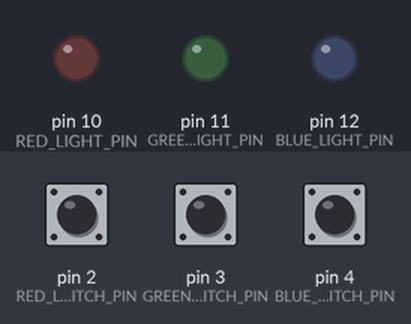
The sketch below on a simulated Arduino Uno, built with avr-gcc and run on an emulated ATmega328P. Shown: output pins drawn as LEDs (lit = HIGH). Inputs (shaded band) come from the test bench; at power-on: pin 2 (RED_LIGHT_SWITCH_PIN) LOW, pin 3 (GREEN_LIGHT_SWITCH_PIN) LOW, pin 4 (BLUE_LIGHT_SWITCH_PIN) LOW.

Above: at 1.2 s.
1.3 s: pin 2 (RED_LIGHT_SWITCH_PIN) pulled HIGH for 0.15 s
At 1.37 s:
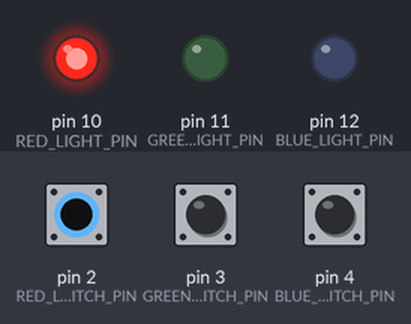
2.9 s: pin 3 (GREEN_LIGHT_SWITCH_PIN) pulled HIGH for 0.15 s
At 2.97 s:
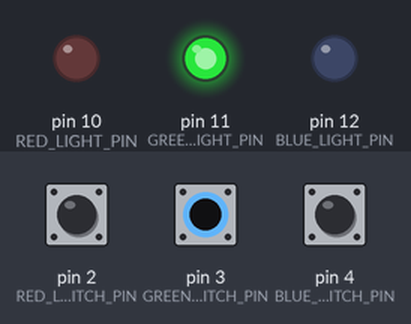
4.5 s: pin 4 (BLUE_LIGHT_SWITCH_PIN) pulled HIGH for 0.15 s
At 4.57 s:
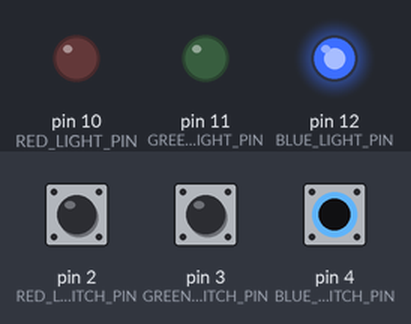
6.1 s: pin 4 (BLUE_LIGHT_SWITCH_PIN) pulled HIGH for 3.2 s
At 9.6 s:
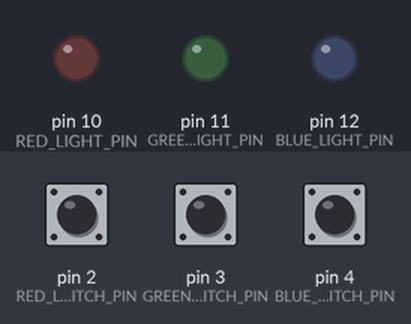
10.8 s: pin 2 (RED_LIGHT_SWITCH_PIN) pulled HIGH for 3.2 s
At 11.9 s:
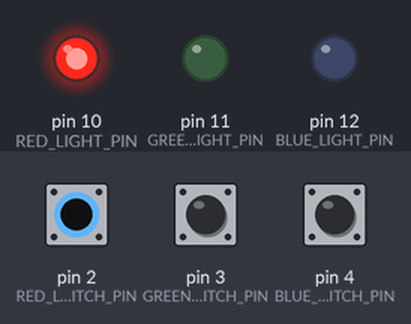
15.5 s: pin 2 (RED_LIGHT_SWITCH_PIN) driven HIGH and pin 3 (GREEN_LIGHT_SWITCH_PIN) driven HIGH
At 16.7 s:
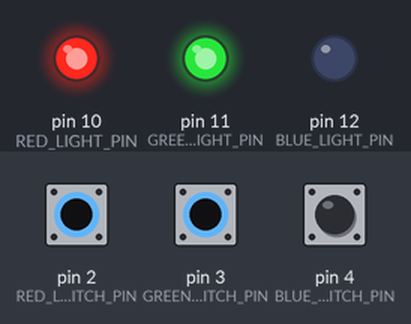
Timing chart, 0 to 18.0 s (numbered marks = the images above; inputs shaded):
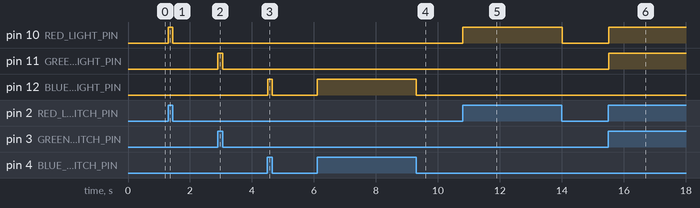

Measured:
- after the input at 1.3 s, pin 10 (RED_LIGHT_PIN): LOW → HIGH at once, → LOW 0.15 s later
- after the input at 2.9 s, pin 11 (GREEN_LIGHT_PIN): LOW → HIGH at once, → LOW 0.15 s later
- after the input at 4.5 s, pin 12 (BLUE_LIGHT_PIN): LOW → HIGH at once, → LOW 0.15 s later
- after the input at 6.1 s, pin 12 (BLUE_LIGHT_PIN): LOW → HIGH at once, → LOW 3.2 s later
- after the input at 10.8 s, pin 10 (RED_LIGHT_PIN): LOW → HIGH at once, → LOW 3.2 s later
- after the input at 15.5 s, pin 10 (RED_LIGHT_PIN), pin 11 (GREEN_LIGHT_PIN): LOW → HIGH at once

The sketch:

Day4.ino
```cpp
//#include "Arduino.h"

//#define CABIN_LIGHT_PIN 12
//#define CABIN_LIGHT_SWITCH_PIN 2
const byte RED_LIGHT_PIN = 10;
const byte GREEN_LIGHT_PIN = 11;
const byte BLUE_LIGHT_PIN = 12;

const byte RED_LIGHT_SWITCH_PIN = 2;
const byte GREEN_LIGHT_SWITCH_PIN = 3;
const byte BLUE_LIGHT_SWITCH_PIN = 4;


void setup() {
  // Set Cabin Light Pin as an Output pin
  pinMode(RED_LIGHT_PIN, OUTPUT);
  pinMode(GREEN_LIGHT_PIN, OUTPUT);
  pinMode(BLUE_LIGHT_PIN, OUTPUT);

  pinMode(RED_LIGHT_SWITCH_PIN, INPUT);
  pinMode(GREEN_LIGHT_SWITCH_PIN, INPUT);
  pinMode(BLUE_LIGHT_SWITCH_PIN, INPUT);
}

void loop() {
  if(digitalRead(RED_LIGHT_SWITCH_PIN) == HIGH)
  {
    digitalWrite(RED_LIGHT_PIN, HIGH);
  }
  else
  {
    digitalWrite(RED_LIGHT_PIN, LOW);
  }

  if(digitalRead(GREEN_LIGHT_SWITCH_PIN) == HIGH)
  {
    digitalWrite(GREEN_LIGHT_PIN, HIGH);
  }
  else
  {
    digitalWrite(GREEN_LIGHT_PIN, LOW);
  }

  if(digitalRead(BLUE_LIGHT_SWITCH_PIN) == HIGH)
  {
    digitalWrite(BLUE_LIGHT_PIN, HIGH);
  }
  else
  {
    digitalWrite(BLUE_LIGHT_PIN, LOW);
  }
}
```
